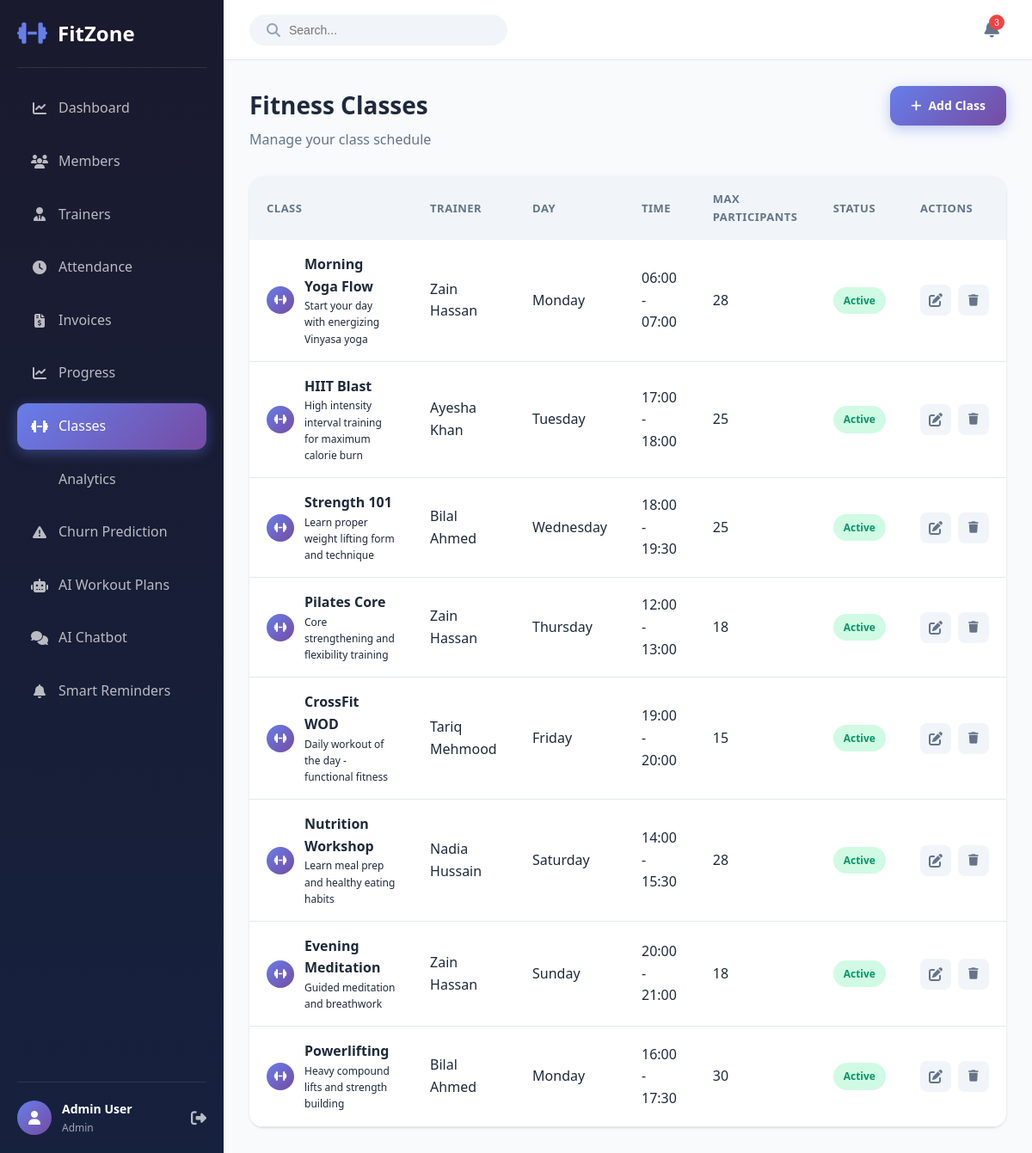
Page /classes (signed in) on the committed database.
### models.py (models this page shows, shortened)
class User(UserMixin, db.Model):
    __tablename__ = 'users'
    id = db.Column(db.Integer, primary_key=True)
    email = db.Column(db.String(120), unique=True, nullable=False, index=True)
    password_hash = db.Column(db.String(256), nullable=False)
    first_name = db.Column(db.String(50), nullable=False)
    last_name = db.Column(db.String(50), nullable=False)
    role = db.Column(db.String(20), nullable=False, default='member')  # admin, trainer, member
    phone = db.Column(db.String(20))
    created_at = db.Column(db.DateTime, default=datetime.utcnow)
    updated_at = db.Column(db.DateTime, default=datetime.utcnow, onupdate=datetime.utcnow)
    is_active = db.Column(db.Boolean, default=True)
    profile_image = db.Column(db.String(255), default='default-avatar.png')
    member = db.relationship('Member', backref='user', uselist=False, lazy=True)
    trainer = db.relationship('Trainer', backref='user', uselist=False, lazy=True)

class Class(db.Model):
    __tablename__ = 'classes'
    id = db.Column(db.Integer, primary_key=True)
    name = db.Column(db.String(100), nullable=False)
    description = db.Column(db.Text)
    trainer_id = db.Column(db.Integer, db.ForeignKey('trainers.id'))
    day_of_week = db.Column(db.Integer)  # 0=Monday, 6=Sunday
    start_time = db.Column(db.Time)
    end_time = db.Column(db.Time)
    max_participants = db.Column(db.Integer, default=20)
    is_active = db.Column(db.Boolean, default=True)
    created_at = db.Column(db.DateTime, default=datetime.utcnow)

### app.py (the view)
@app.route('/classes')
@login_required
@role_required(['admin', 'trainer'])
def classes_list():
    classes = Class.query.join(Trainer).join(User).filter(User.is_active == True).all()
    return render_template('classes.html', classes=classes)

### app.py (called while the page is built)
@login_manager.user_loader
def load_user(user_id):
    return User.query.get(int(user_id))

def role_required(roles):
    def decorator(f):
        @wraps(f)
        def decorated_function(*args, **kwargs):
            if not current_user.is_authenticated:
                return redirect(url_for('login'))
            if current_user.role not in roles:
                flash('You do not have permission to access this page.', 'danger')
                return redirect(url_for('dashboard'))
            return f(*args, **kwargs)
        return decorated_function
    return decorator

### templates/classes.html (shortened to what this page needs)
{% extends "base.html" %}
{% block content %}
<div class="page-container">
    <div class="page-header">
        <div class="header-content">
            <h1>Fitness Classes</h1>
            <p>Manage your class schedule</p>
        </div>
        {% if current_user.role == 'admin' %}
        <div class="header-actions">
            <a href="{{ url_for('add_class') }}" class="btn btn-primary">
                <i class="fas fa-plus"></i>
                <span>Add Class</span>
            </a>
        </div>
        {% endif %}
    </div>
    <div class="table-container">
        <table class="data-table">
            <thead>
                <tr>
                    <th>Class</th>
                    <th>Trainer</th>
                    <th>Day</th>
                    <th>Time</th>
                    <th>Max Participants</th>
                    <th>Status</th>
                    {% if current_user.role == 'admin' %}
                    <th>Actions</th>
                    {% endif %}
                </tr>
            </thead>
            <tbody>
                {% for class in classes %}
                <tr>
                    <td>
                        <div class="member-cell">
                            <div class="avatar small">
                                <i class="fas fa-dumbbell"></i>
                            </div>
                            <div>
                                <strong>{{ class.name }}</strong>
                                <p class="text-muted" style="font-size:12px;margin:0;">{{ class.description or 'No description' }}</p>
                            </div>
                        </div>
                    </td>
                    <td>{{ class.trainer.user.first_name }} {{ class.trainer.user.last_name }}</td>
                    <td>
                        {% set days = ['Monday', 'Tuesday', 'Wednesday', 'Thursday', 'Friday', 'Saturday', 'Sunday'] %}
                        {{ days[class.day_of_week] if class.day_of_week is not none else 'N/A' }}
                    </td>
                    <td>
                        {% if class.start_time and class.end_time %}
                            {{ class.start_time.strftime('%H:%M') }} - {{ class.end_time.strftime('%H:%M') }}
                        {% else %}
                            N/A
                        {% endif %}
                    </td>
                    <td>{{ class.max_participants }}</td>
                    <td>
                        <span class="status-badge {% if class.is_active %}active{% else %}inactive{% endif %}">
                            {{ 'Active' if class.is_active else 'Inactive' }}
                        </span>
                    </td>
                    {% if current_user.role == 'admin' %}
                    <td>
                        <div class="action-buttons">
                            <a href="{{ url_for('edit_class', class_id=class.id) }}" class="btn-icon" title="Edit">
                                <i class="fas fa-edit"></i>
                            </a>
                            <form method="POST" action="{{ url_for('delete_class', class_id=class.id) }}" style="display:inline;" onsubmit="return confirm('Are you sure you want to delete this class?')">
                                <button type="submit" class="btn-icon danger" title="Delete">
                                    <i class="fas fa-trash"></i>
                                </button>
                            </form>
                        </div>
                    </td>
                    {% endif %}
                </tr>
                {% endfor %}
            </tbody>
        </table>
    </div>
</div>
{% endblock %}

### templates/base.html (shortened to what this page needs)
<!DOCTYPE html>
<html lang="en">
<head>
    <link rel="stylesheet" href="{{ url_for('static', filename='css/style.css') }}">
    <link rel="stylesheet" href="https://cdnjs.cloudflare.com/ajax/libs/font-awesome/6.4.0/css/all.min.css">
</head>
<body>
    {% if current_user.is_authenticated %}
    <aside class="sidebar" id="sidebar">
        <div class="sidebar-header">
            <div class="logo">
                <i class="fas fa-dumbbell"></i>
                <span>FitZone</span>
            </div>
        </div>
        <nav class="sidebar-nav">
            <a href="{{ url_for('dashboard') }}" class="nav-item {% if request.endpoint == 'dashboard' %}active{% endif %}">
                <i class="fas fa-chart-line"></i>
                <span>Dashboard</span>
            </a>
            {% if current_user.role in ['admin', 'trainer'] %}
            <a href="{{ url_for('members') }}" class="nav-item {% if request.endpoint in ['members', 'member_detail', 'add_member', 'edit_member'] %}active{% endif %}">
                <i class="fas fa-users"></i>
                <span>Members</span>
            </a>
            {% endif %}
            {% if current_user.role == 'admin' %}
            <a href="{{ url_for('trainers') }}" class="nav-item {% if request.endpoint in ['trainers', 'trainer_detail', 'add_trainer'] %}active{% endif %}">
                <i class="fas fa-user-tie"></i>
                <span>Trainers</span>
            </a>
            {% endif %}
            <a href="{{ url_for('attendance') }}" class="nav-item {% if request.endpoint == 'attendance' %}active{% endif %}">
                <i class="fas fa-clock"></i>
                <span>Attendance</span>
            </a>
            <a href="{{ url_for('invoices') }}" class="nav-item {% if request.endpoint in ['invoices', 'create_invoice', 'pay_invoice'] %}active{% endif %}">
                <i class="fas fa-file-invoice-dollar"></i>
                <span>Invoices</span>
            </a>
            <a href="{{ url_for('progress') }}" class="nav-item {% if request.endpoint in ['progress', 'member_progress', 'add_progress'] %}active{% endif %}">
                <i class="fas fa-chart-line"></i>
                <span>Progress</span>
            </a>
            {% if current_user.role in ['admin', 'trainer'] %}
            <a href="{{ url_for('classes_list') }}" class="nav-item {% if request.endpoint in ['classes_list', 'add_class', 'edit_class'] %}active{% endif %}">
                <i class="fas fa-dumbbell"></i>
                <span>Classes</span>
            </a>
            {% endif %}
             {% if current_user.role == 'admin' %}
             <a href="{{ url_for('analytics') }}" class="nav-item {% if request.endpoint == 'analytics' %}active{% endif %}">
                 <span>Analytics</span>
             </a>
             {% endif %}
             {% if current_user.role == 'admin' %}
             <a href="{{ url_for('churn_prediction') }}" class="nav-item {% if request.endpoint in ['churn_prediction', 'member_churn_details', 'retrain_churn_model'] %}active{% endif %}">
                 <i class="fas fa-exclamation-triangle"></i>
                 <span>Churn Prediction</span>
             </a>
             {% endif %}
            <a href="{{ url_for('workout_plans') }}" class="nav-item {% if request.endpoint in ['workout_plans', 'workout_plan_detail'] %}active{% endif %}">
                <i class="fas fa-robot"></i>
                <span>AI Workout Plans</span>
            </a>
            <a href="{{ url_for('chatbot_page') }}" class="nav-item {% if request.endpoint == 'chatbot_page' %}active{% endif %}">
                <i class="fas fa-comments"></i>
                <span>AI Chatbot</span>
            </a>
            {% if current_user.role == 'admin' %}
            <a href="{{ url_for('payment_reminders') }}" class="nav-item {% if request.endpoint == 'payment_reminders' %}active{% endif %}">
                <i class="fas fa-bell"></i>
                <span>Smart Reminders</span>
            </a>
            {% endif %}
        </nav>
        <div class="sidebar-footer">
            <div class="user-info">
                <div class="user-avatar">
                    <i class="fas fa-user"></i>
                </div>
                <div class="user-details">
                    <span class="user-name">{{ current_user.first_name }} {{ current_user.last_name }}</span>
                    <span class="user-role">{{ current_user.role|title }}</span>
                </div>
            </div>
            <a href="{{ url_for('logout') }}" class="logout-btn">
                <i class="fas fa-sign-out-alt"></i>
            </a>
        </div>
    </aside>
    <main class="main-content">
        <header class="top-header">
            <div class="header-search">
                <i class="fas fa-search"></i>
                <input type="text" placeholder="Search...">
            </div>
            <div class="header-actions">
                <button class="notification-btn">
                    <i class="fas fa-bell"></i>
                    <span class="notification-badge">3</span>
                </button>
            </div>
        </header>
        <div class="content-wrapper">
            {% block content %}{% endblock %}
        </div>
    </main>
    {% endif %}
</body>
</html>

### rows in the picture
User: first_name "Admin", last_name "User", role "Admin"
Class: name "Morning Yoga Flow", description "Start your day with energizing Vinyasa yoga", trainer.user.first_name "Zain", trainer.user.last_name "Hassan", day_of_week "Monday", start_time "06:00", end_time "07:00", max_participants "28", is_active "Active"
Class: name "HIIT Blast", description "High intensity interval training for maximum calorie burn", trainer.user.first_name "Ayesha", trainer.user.last_name "Khan", day_of_week "Tuesday", start_time "17:00", end_time "18:00", max_participants "25", is_active "Active"
Class: name "Strength 101", description "Learn proper weight lifting form and technique", trainer.user.first_name "Bilal", trainer.user.last_name "Ahmed", day_of_week "Wednesday", start_time "18:00", end_time "19:30", max_participants "25", is_active "Active"
Class: name "Pilates Core", description "Core strengthening and flexibility training", trainer.user.first_name "Zain", trainer.user.last_name "Hassan", day_of_week "Thursday", start_time "12:00", end_time "13:00", max_participants "18", is_active "Active"
Class: name "CrossFit WOD", description "Daily workout of the day - functional fitness", trainer.user.first_name "Tariq", trainer.user.last_name "Mehmood", day_of_week "Friday", start_time "19:00", end_time "20:00", max_participants "15", is_active "Active"
Class: name "Nutrition Workshop", description "Learn meal prep and healthy eating habits", trainer.user.first_name "Nadia", trainer.user.last_name "Hussain", day_of_week "Saturday", start_time "14:00", end_time "15:30", max_participants "28", is_active "Active"
Class: name "Evening Meditation", description "Guided meditation and breathwork", trainer.user.first_name "Zain", trainer.user.last_name "Hassan", day_of_week "Sunday", start_time "20:00", end_time "21:00", max_participants "18", is_active "Active"
Class: name "Powerlifting", description "Heavy compound lifts and strength building", trainer.user.first_name "Bilal", trainer.user.last_name "Ahmed", day_of_week "Monday", start_time "16:00", end_time "17:30", max_participants "30", is_active "Active"
